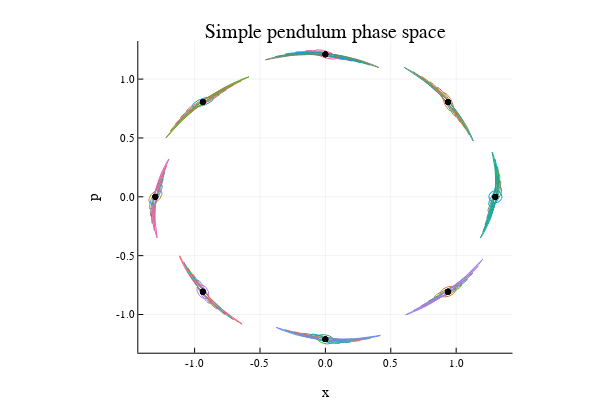

The notebook cell saved with this chart:
### Markdown cell above
Now, we plot the nominal solution (black dots), as well as the evolution of the neighbourhood $U_0$ (in colors), each $\frac{1}{8}$th of a period. The initial condition corresponds to the black dot situated at $q_0=(1.3,0)$

### Code cell
plotly()
plot(
xjet_plot,
pjet_plot,
xaxis=("x",),
yaxis=("p",),
title="Simple pendulum phase space",
leg=false,
aspect_ratio=1.0
)
scatter!(
x_nom,
p_nom, 
color=:black,
m=(1,2.8,stroke(0))
)
